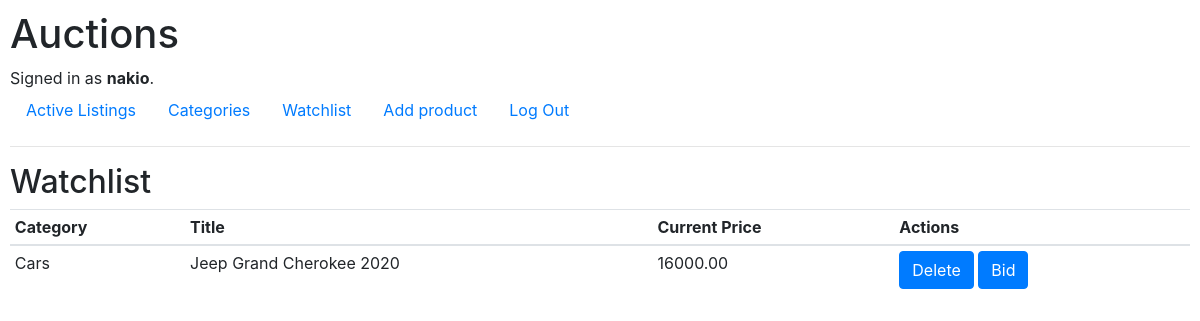
Screenshot of /watchlist (signed in) with the database file from the repository.
### auctions/models.py (models this page shows, shortened)
class User(AbstractUser):
    pass

class Listing(models.Model):
    STATUS = (
        ('Active', 'Active'),
        ('Banned', 'Banned'),
        ('Finished', 'Finished'),
    )
    owner = models.ForeignKey(User, on_delete=models.CASCADE, null=True)
    category = models.ForeignKey(Category, on_delete=models.CASCADE, null=True)
    title = models.CharField(max_length=64)
    description = models.CharField(max_length=256)
    imgurl = models.CharField(max_length=256)
    price = models.DecimalField(max_digits=8, decimal_places=2)
    winner = models.CharField(max_length = 64 , blank = True)
    status = models.CharField(max_length=8, choices=STATUS, default='Active')

class Category(models.Model):
    name = models.CharField(max_length=64, null=True)
    def __str__(self):
        return self.name

### auctions/views.py (the view)
# urls.py: path("watchlist", views.watchlist, name="watchlist"),
@login_required
def watchlist(request):
    context = {
        'user': request.user,
        'watchlists': Watchlist.objects.all(),
    }
    return render(request, "auctions/watchlist.html", context)

### auctions/templates/auctions/watchlist.html
{% extends "auctions/layout.html" %}
{% block body %}
<h2>Watchlist</h2>
<table class="table table-sm">
    <thead>
      <tr>
        <th scope="col">Category</th>
        <th scope="col">Title</th>
        <th scope="col">Current Price</th>
        <th scope="col">Actions</th>
      </tr>
    </thead>
    <tbody>
        {% for watchlist in watchlists %}
            {% if watchlist.user == request.user %}
            {% for listing in watchlist.product.all %}
            <tr>
                <td>{{ listing.category }}</td>
                <td>{{ listing.title }}</td>
                <td>{{ listing.price }}</td>
                <td><a href="watchlist/delete/{{listing.id}}" class="btn btn-primary">Delete</a> <a href="{% url 'product_detail' listing.id %}" class="btn btn-primary">Bid</a></td>
            </tr>
            {% endfor %}
            {% endif %}
        {% endfor %}
    </tbody>
  </table>
{% endblock %}

### auctions/templates/auctions/layout.html (shortened to what this page needs)
{% load static %}
<!DOCTYPE html>
<html lang="en">
    <head>
        <link rel="stylesheet" href="https://stackpath.bootstrapcdn.com/bootstrap/4.4.1/css/bootstrap.min.css">
        <link href="{% static 'auctions/styles.css' %}" rel="stylesheet">
    </head>
    <body>
        <h1>Auctions</h1>
        <div>
            {% if user.is_authenticated %}
                Signed in as <strong>{{ user.username }}</strong>.
            {% else %}
                Not signed in.
            {% endif %}
        </div>
        <ul class="nav">
            <li class="nav-item">
                <a class="nav-link" href="{% url 'index' %}">Active Listings</a>
            </li>
            {% if user.is_authenticated %}
                <li class="nav-item">
                    <a class="nav-link" href="{% url 'categories' %}">Categories</a>
                </li>
                <li class="nav-item">
                    <a class="nav-link" href="{% url 'watchlist' %}">Watchlist</a>
                </li>
                <li class="nav-item">
                    <a class="nav-link" href="{% url 'create_product' %}">Add product</a>
                </li>
                <li class="nav-item">
                    <a class="nav-link" href="{% url 'logout' %}">Log Out</a>
                </li>
            {% endif %}
        </ul>
        <hr>
        {% block body %}
        {% endblock %}
    </body>
</html>

### auctions/static/auctions/styles.css (style rules this page uses)
body { padding: 10px; }

### rows the page displays
User: username "nakio"
Listing: category "Cars", title "Jeep Grand Cherokee 2020", price "16000.00"
